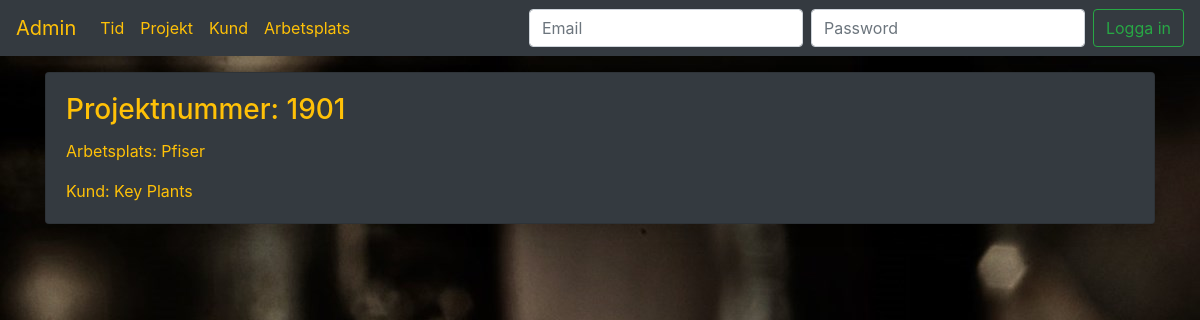
The page /projekt/1/ on the database its author committed.
### tid_rapport/models.py (models this page shows, shortened)
class Projekt(models.Model):
    projektnr = models.IntegerField(default=1900)
    arbetsplats = models.ForeignKey("Arbetsplats", on_delete=models.CASCADE, null=True)
    kund = models.ForeignKey("Kund", on_delete=models.CASCADE, null=True)

class Arbetsplats(models.Model):
    arbetsplats_namn = models.CharField(max_length=100)
    arbetsplats_kontakt_person = models.CharField(max_length=100, blank=True)
    arbetsplats_telefonnr = models.CharField(max_length=100, blank=True)
    def __str__(self):
        return str(self.arbetsplats_namn)

class Kund(models.Model):
    kund_namn = models.CharField(max_length=100)
    kund_kontakt_person = models.CharField(max_length=100, blank=True)
    kund_telefonnr = models.CharField(max_length=100, blank=True)
    def __str__(self):
        return str(self.kund_namn)

### tid_rapport/views.py (the view)
# urls.py: path("projekt/<int:pk>/", ProjektDetail.as_view(), name="projekt_detail"),
class ProjektDetail(DetailView):
    template_name = "projekt/projekt_detail.html"
    model = Projekt

### tid_rapport/templates/projekt/projekt_detail.html (shortened to what this page needs)
{% extends 'base.html' %}
    {% block body_block %}
        <h3 class="card-title">Projektnummer: {{ object.projektnr }}</h3>
        <p class="card-test">Arbetsplats: {{ object.arbetsplats }}</p>
        <p class="card-text">Kund: {{ object.kund }}</p>
    {% endblock %}

### tid_rapport/static/tid_rapport/css/style.css (style rules this page uses)
body { background: white url("../img/clock.jpg") no-repeat; }

### rows shown on the page
Projekt: projektnr "1901", arbetsplats "Pfiser", kund "Key Plants"
